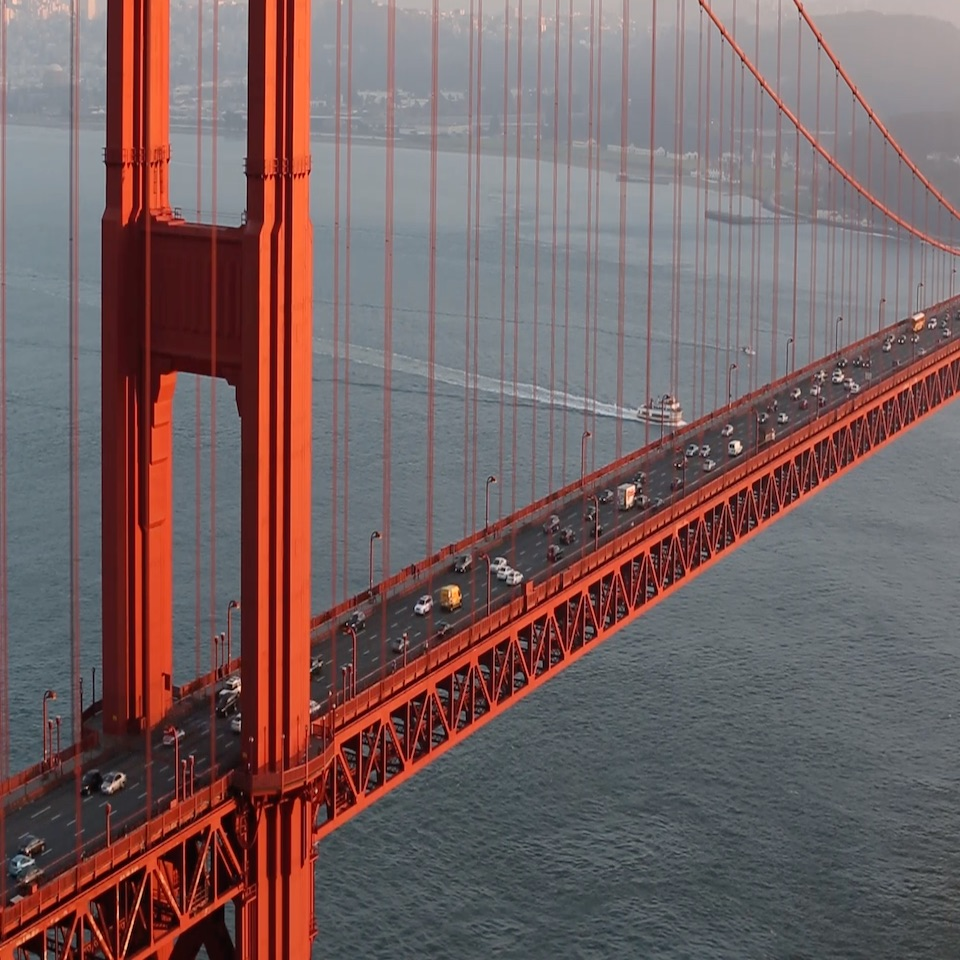
#> input picture ponte.jpg, 960 x 960 px
$ python VarrePixels_2.py
#> lines starting #> are read from the running program, lines starting #| are printed output that depends on the picture
# Importação das bibliotecas
import cv2 # Biblioteca para manipulação de imagens (OpenCV)

imagem = cv2.imread('ponte.jpg') # Abre a imagem já existente na pasta: 'ponte.jpg'
#> imagem is the input picture: shape (960, 960, 3); mean B, G, R 97.2, 96.6, 117.4

for y in range(0, imagem.shape[0]): # Percorre a imagem em y
    for x in range(0, imagem.shape[1]): # Percorre a imagem em x
        imagem[y, x] = (x%256,y%256,x%256) # Define a cor de cada pixel da imagem em x%256 (para ficar entre 0 e 255)
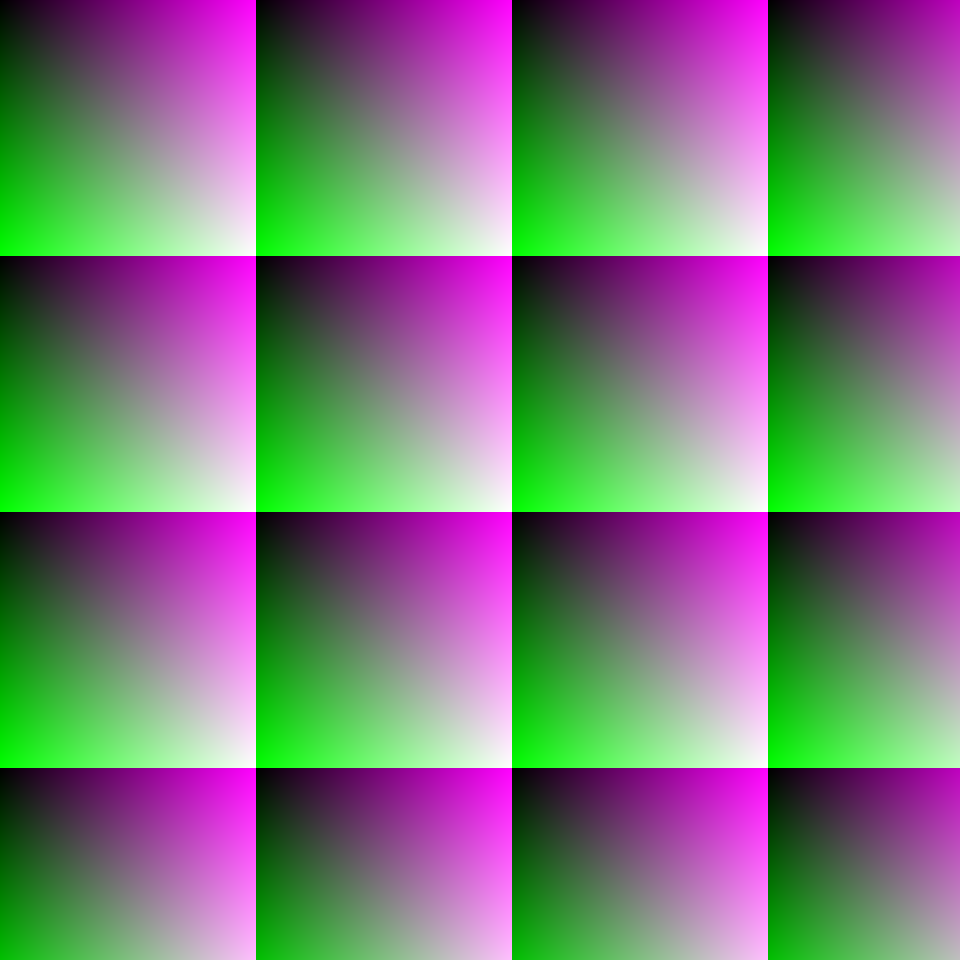
#> imagem: shape (960, 960, 3); mean B, G, R 121.1, 121.1, 121.1

cv2.imshow("Imagem modificada", imagem) # Mostra a imagem modificada

cv2.waitKey(0) # Espera o usuário pressionar qualquer tecla
